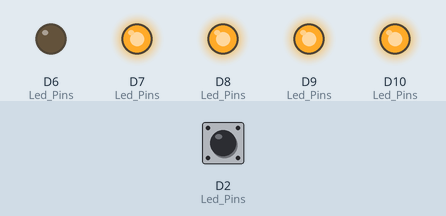
This program was run on a simulated Arduino Zero (SAMD21). Parts: output pins drawn as LEDs (lit = HIGH). The test bench sets the inputs (shaded band); at power-on: D2 (Led_Pins) HIGH.

Above: at 0.07 s.
At 0.37 s:
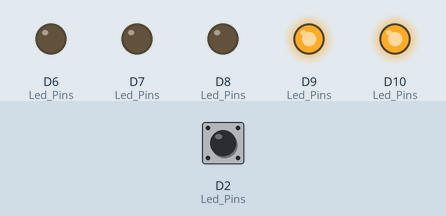
At 0.97 s:
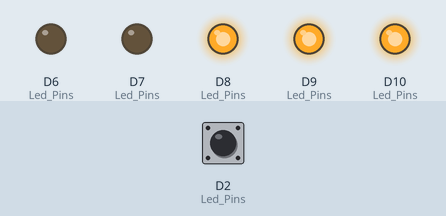
At 1.42 s:
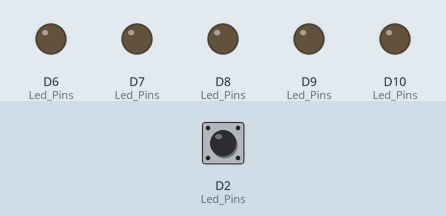
At 2.77 s:
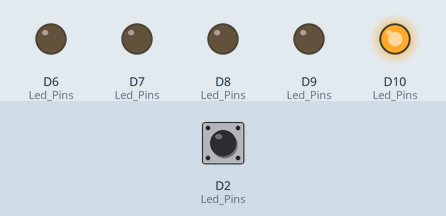
Timing chart, 0 to 3.1 s (numbered marks = the images above):
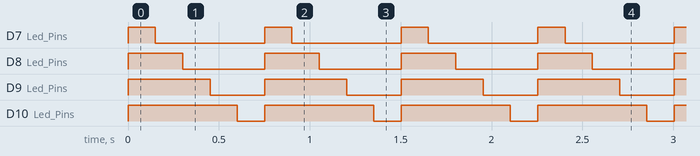

Measured:
- by itself, D7 (Led_Pins): alternates HIGH for 0.15 s and LOW for 0.60 s
- by itself, D8 (Led_Pins): alternates HIGH for 0.30 s and LOW for 0.45 s
- by itself, D9 (Led_Pins): alternates HIGH for 0.45 s and LOW for 0.30 s
- by itself, D10 (Led_Pins): alternates HIGH for 0.60 s and LOW for 0.15 s

The program:

main.cpp
```cpp
#include <Arduino.h>
#include "..\lib\Pin.h"
#define PASS_PLUS
Pin Led_Pins[]=
{
  Pin(6,1),
  Pin(7,2),
  Pin(8,3),
  Pin(9,4),
  Pin(10,5)
};

Pin Button_Pins[] ={
  Pin(2,1,INPUT_PULLUP),
  Pin(3,2,INPUT_PULLUP),
  Pin(4,3,INPUT_PULLUP),
  Pin(5,4,INPUT_PULLUP)

};
// LED BAR GRAPH
//  reserved for push{1 d2 2 d3 3 d4 4 d5} 5 d6 6 d7 7 d8 8 d9 9 d10 10 d11
#ifdef PASS_PLUS
int buttonOffToggle;
int lastOffToggleState;
#endif
void setup() {

  #ifdef PASS_PLUS
   for (int i = 0 ; i <  (sizeof(Led_Pins) / sizeof(Led_Pins[0])); i++)
    Led_Pins[i].TimedRun(0);

   for (int i = 0 ; i <  (sizeof(Button_Pins) / sizeof(Button_Pins[0])); i++)
    Button_Pins[i].TimedRun(0);

  Button_Pins[0].ReadPin();
  buttonOffToggle = Button_Pins[0].GetState();

  #endif
  // put your setup code here, to run once:
   // for (int i = 2; i !=12; i++) {        //Declares pin mode for pins 2-12
   // pinMode(i, OUTPUT);
 // }
}

void loop() {
  // put your main code here, to run repeatedly:


  #ifdef PASS_PLUS


  for (int i = 0 ; i < (sizeof(Led_Pins) / sizeof(Led_Pins[0])); i++)
  {
    Led_Pins[i].TimedRun(100*i);
    Led_Pins[i].Refresh(millis());
  };
  for (int i = 0 ; i <  (sizeof(Led_Pins) / sizeof(Led_Pins[0])); i++)
  {
    Led_Pins[i].Refresh(millis());
    delay(150);
   };


  #endif
}
```
